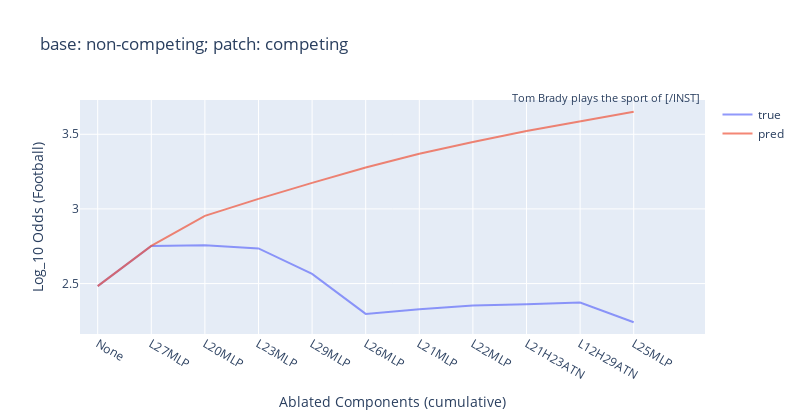

Here is the notebook cell this chart was saved with:
### Code cell
ld, title = (ld_nc_c, "base: non-competing; patch: competing")
df = ld.get_cumulative_ablations(
    tl_model=tl_model,
    target_token=pd_nc.ml_token,
    top_k=10,
    increasing=True,
)

utils.plot_head_data(
    lines=[
        (f"true", df.log_odds / np.log(10), df.label),
        (f"pred", df.pred_log_odds / np.log(10), df.label),
    ],
    spacing=1,
    annotation_text=ld.pd.prompt.split("\n")[-1],
    title=title,
    yaxis_title=f"Log_10 Odds ({df.token_str[0]})",
    xaxis_title="Ablated Components (cumulative)",
    height=420,
    width=800,
).show()

### Figure 1 — Plotly figure (JSON) as saved in the notebook; plotly's stock layout.template omitted (floating-point values rounded to 4 significant figures)
{"data": [{"mode": "lines", "name": "true", "opacity": 0.7, "type": "scatter", "x": ["None", "L27MLP", "L20MLP", "L23MLP", "L29MLP", "L26MLP", "L21MLP", "L22MLP", "L21H23ATN", "L12H29ATN", "L25MLP"], "y": [2.483, 2.752, 2.757, 2.736, 2.565, 2.297, 2.328, 2.353, 2.361, 2.373, 2.241]}, {"mode": "lines", "name": "pred", "opacity": 0.7, "type": "scatter", "x": ["None", "L27MLP", "L20MLP", "L23MLP", "L29MLP", "L26MLP", "L21MLP", "L22MLP", "L21H23ATN", "L12H29ATN", "L25MLP"], "y": [2.483, 2.752, 2.954, 3.067, 3.174, 3.278, 3.37, 3.448, 3.521, 3.587, 3.651]}], "layout": {"annotations": [{"font": {"size": 11}, "showarrow": false, "text": "Tom Brady plays the sport of [/INST] ", "x": 1, "xref": "paper", "y": 1.05, "yref": "paper"}], "height": 420, "hovermode": "x unified", "showlegend": true, "title": {"text": "base: non-competing; patch: competing"}, "width": 800, "xaxis": {"range": [-0.33, 11.33], "ticktext": ["None", "L27MLP", "L20MLP", "L23MLP", "L29MLP", "L26MLP", "L21MLP", "L22MLP", "L21H23ATN", "L12H29ATN", "L25MLP"], "tickvals": [0, 1, 2, 3, 4, 5, 6, 7, 8, 9, 10], "title": {"text": "Ablated Components (cumulative)"}}, "yaxis": {"title": {"text": "Log_10 Odds (Football)"}}}}
